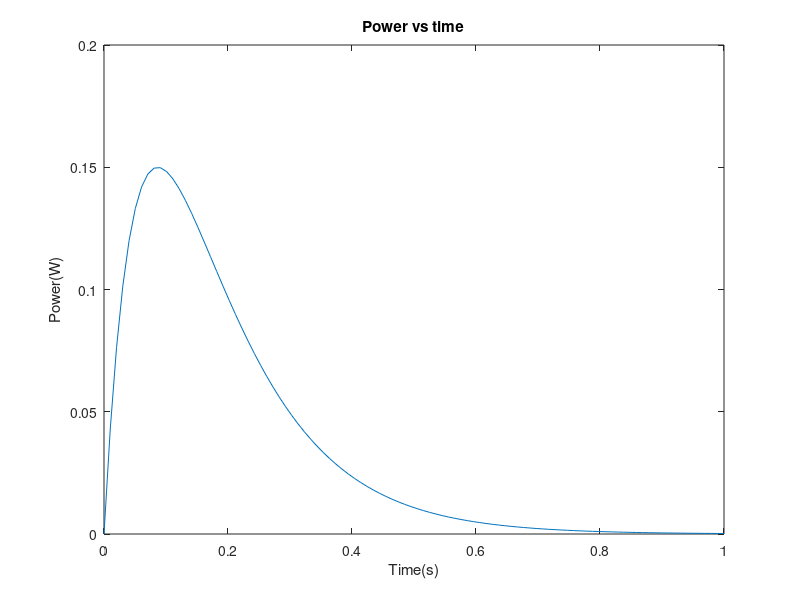

The MATLAB script that drew this image:
P=@(t) 0.6*(exp(-8*t)-exp(-16*t));
f=@(t) -0.6*(exp(-8*t)-exp(-16*t));
t=linspace(0,1,100);
plot(t,P(t))
title('Power vs time');
xlabel('Time(s)');
ylabel('Power(W)');


t1=fminsearch(f,0.06);
disp(t1);
Pmax=P(t1)

print -deps Plot2
